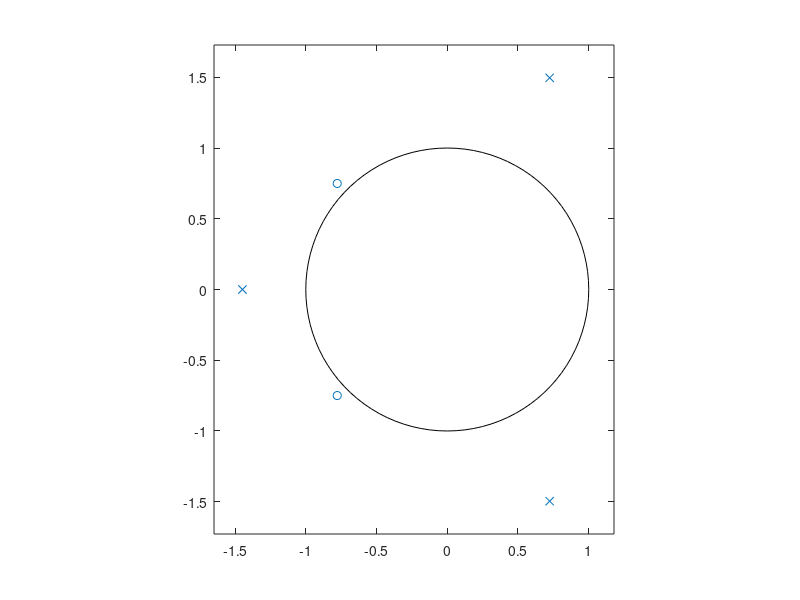
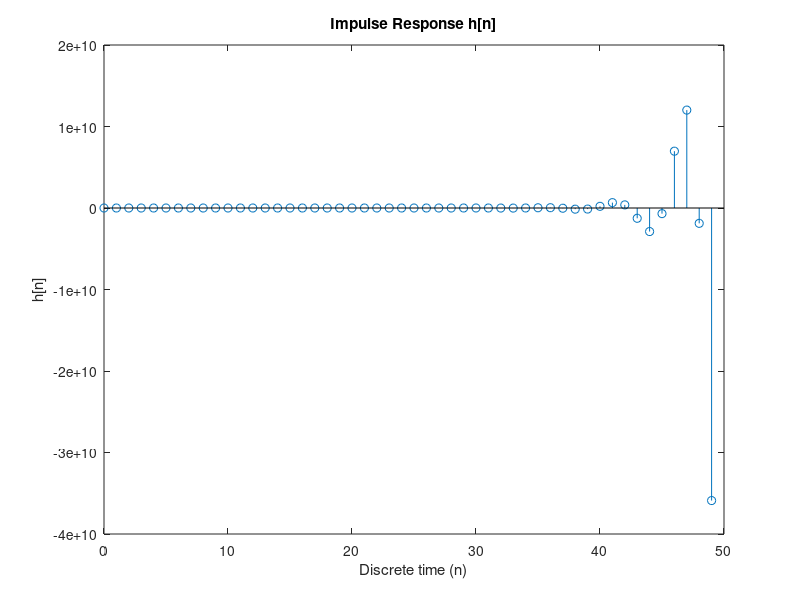
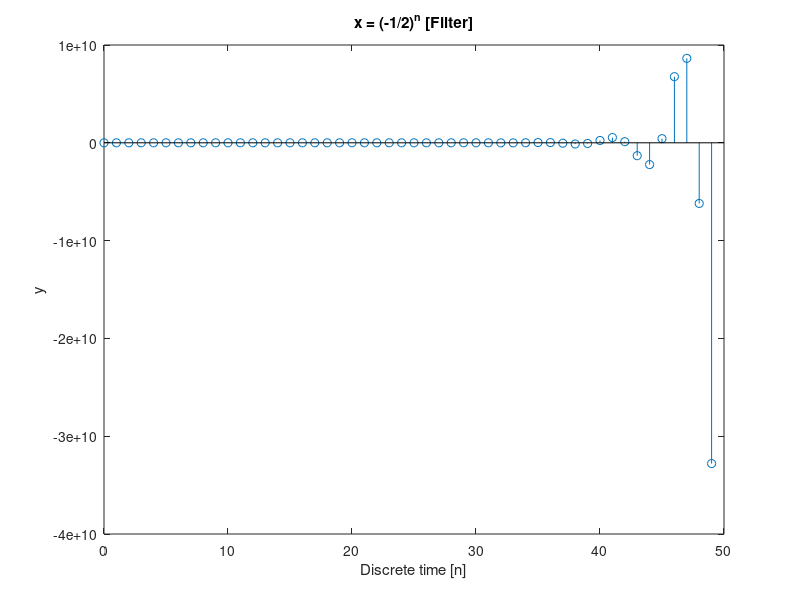
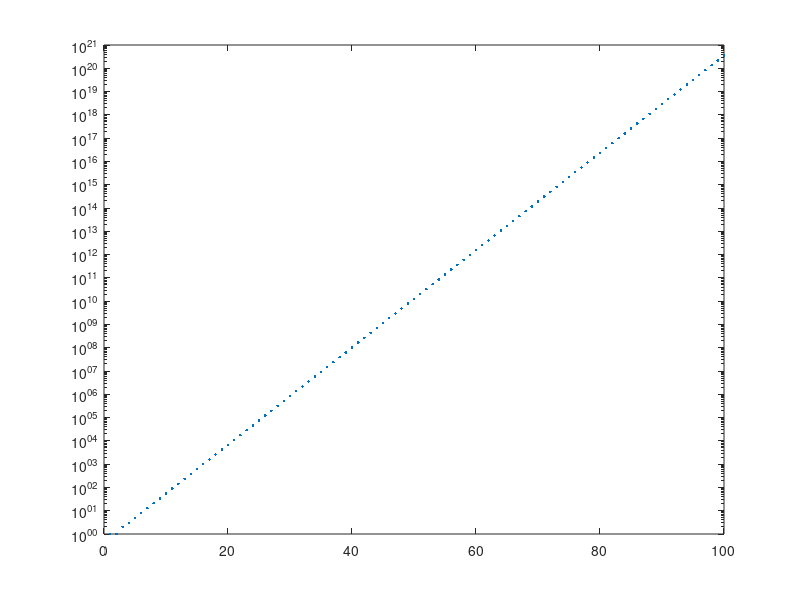

Write the MATLAB code that produced these figures, in order.
%MATLAB Seminar
%Assignment 6
%Ivan Chowdhury

clear, clc
%Problem 1 - Working with a transfer function
b = [0 3/7 2/3 1/2];  % Part a - find poles/zeros
a = [1/2 0 1/3 2];
[z, p, k] = tf2zp (b, a)

figure  % Part b - plot poles/zeros
zplane (z, p)
grid

n1 = 50;  % Part c - impulse response
[h, n] = impz (b, a, n1);

figure                              
stem (n, h)
title ('Impulse Response h[n]');
xlabel ('Discrete time (n)');
ylabel ('h[n]');

n2 = 0 : 49;  % Part d - Applying a digital filter
x2 = (-1/2) .^ (n2);

y2 = filter (b, a, x2);
figure
stem (n2, y2)
title ('x = (-1/2)^n [Filter]');
xlabel ('Discrete time [n]');
ylabel ('y');

y3 = conv (x2, h);  % Part e - Applying a digital filter, method 2
y3 (51 : end) = [];
figure
stem (n2, y3)
title ('x = (-1/2)^n [Conv]');
xlabel ('Discrete time [n]');
ylabel ('y');
%% Problem 2 - Experimentation with the Fibonacci sequence
% Part a - Generate first 100 values of impulse response
% Difference equation: y(n) = x(n) + y(n-1) + y(n-2)                                                            
f = [1 1];  
k = 100;
for(i = 3:k)
	f(i) = f(i - 1) + f(i - 2);
end

n = 1 : 100;
semilogy (n, f, '.')

% Part b - Use Z-transform to determine transfer function
% Transfer Function (determined by hand): z^2/(z^2-z-1)
% Poles (calculated by hand): z = -0.618, z = 1.618
% Zeroes (calculated by hand): z = 0(2)

b2 = [1 0 0];                
a2 = [1 -1 -1];
[z2, p2, k2] = tf2zp (b2, a2)

figure                              
zplane (z2, p2)
grid

% System is causal - only depends on past and present values in difference equation
% System is not stable - one pole is outside unit circle